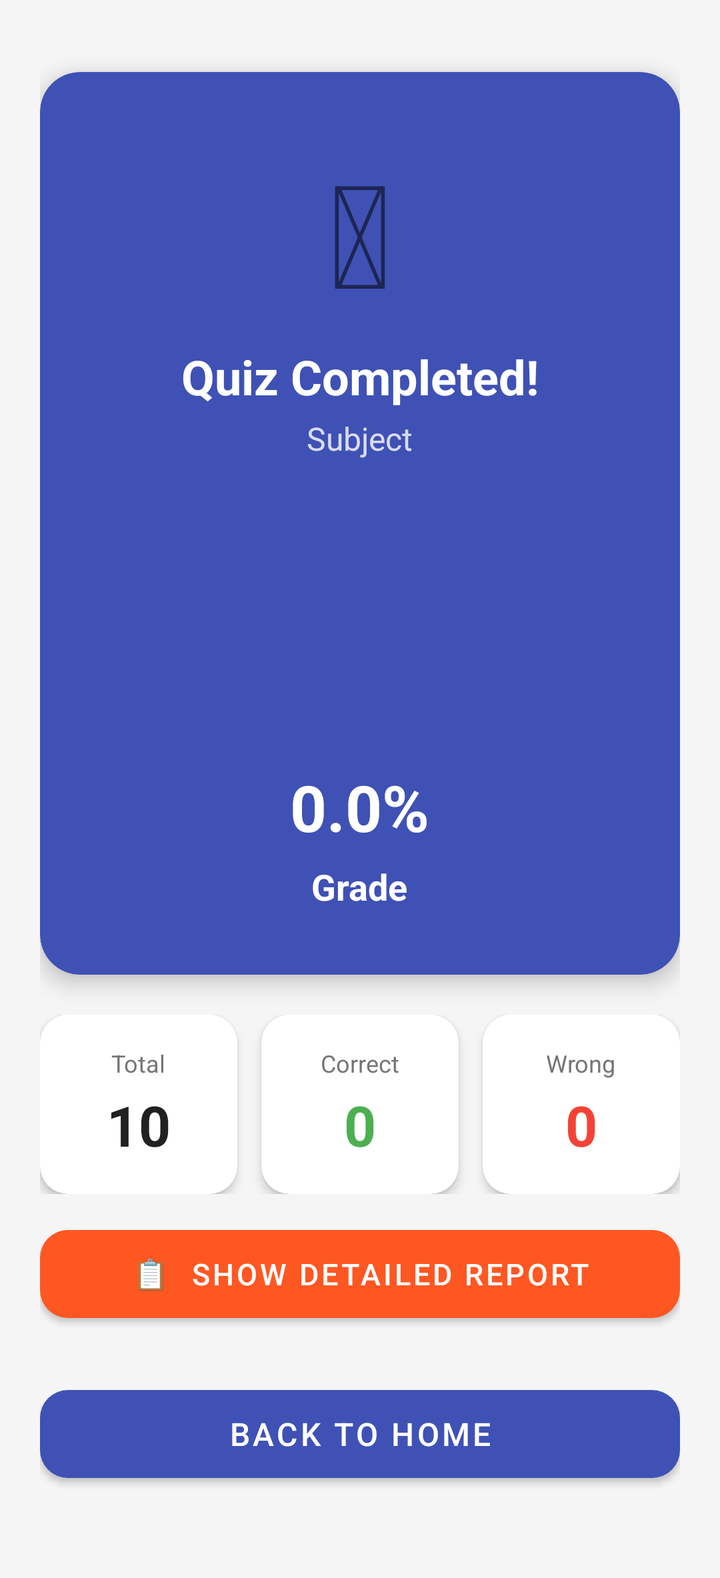
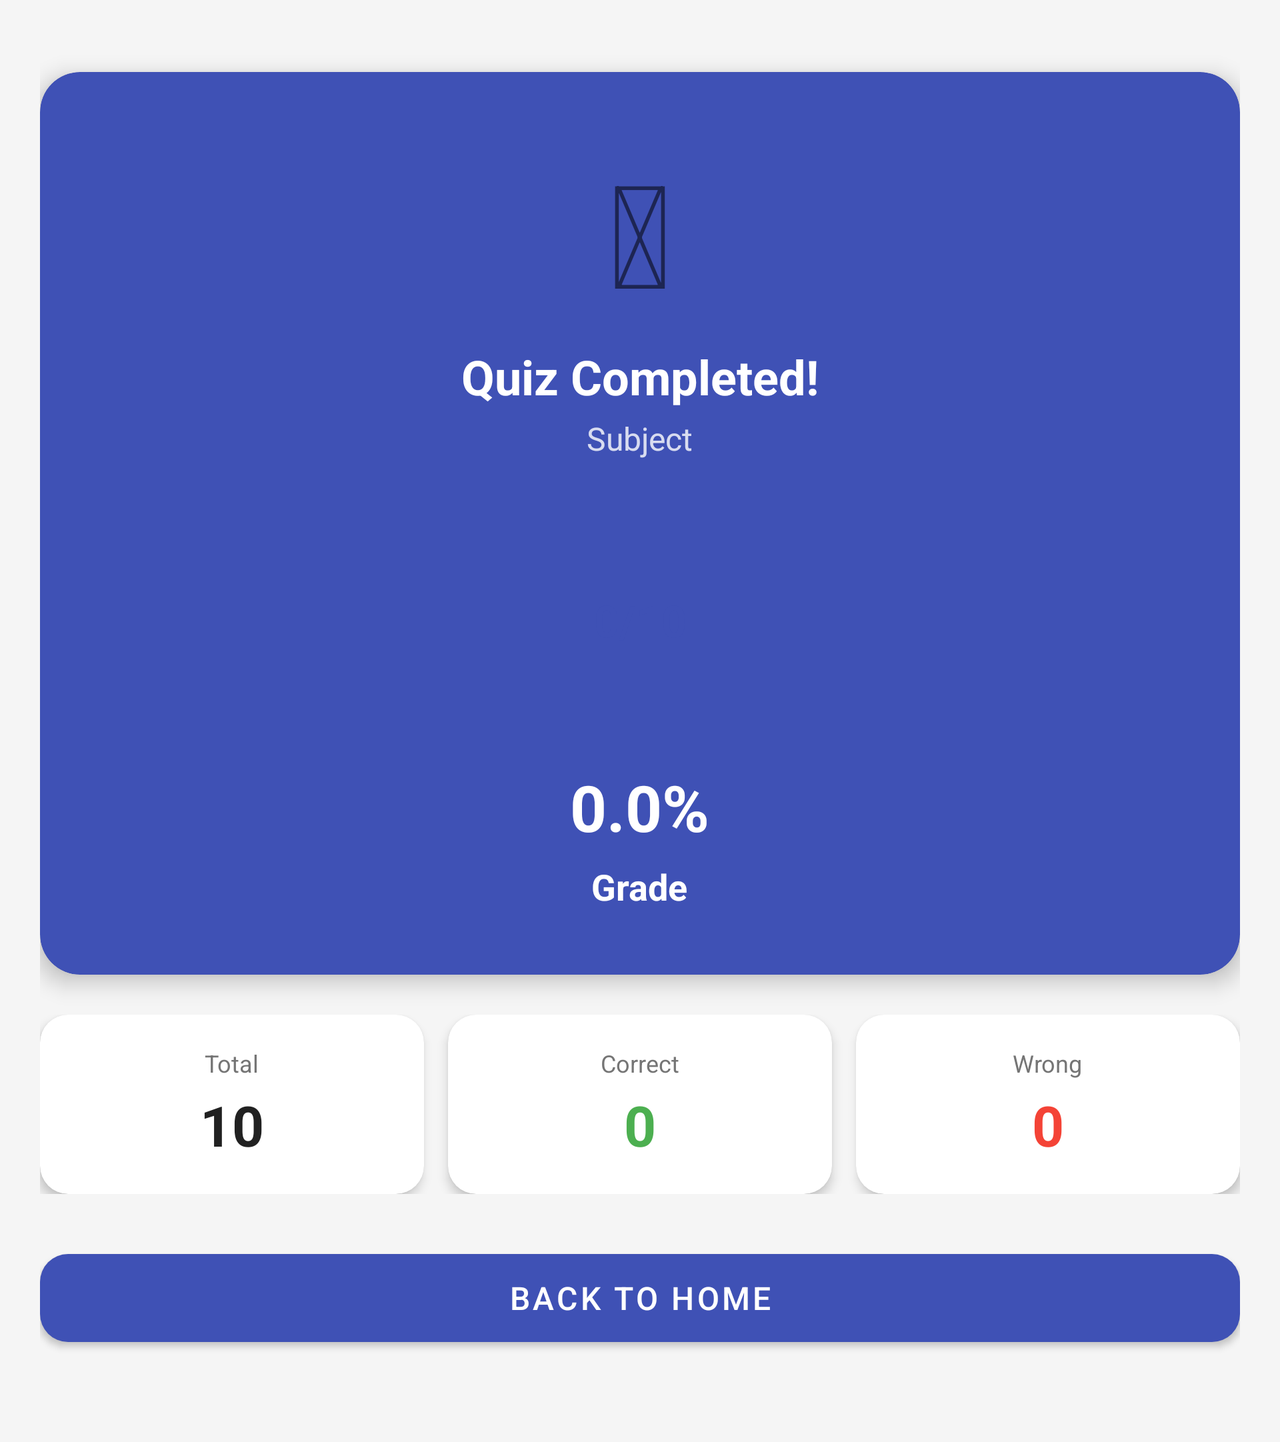

An Android layout and its configuration variant, each rendered on a device that would load it. The default file and the variant file are quoted in full after the pictures.
<!-- AndroidManifest.xml: activity theme Theme.QuizApp.NoActionBar -->
<!-- res/layout/activity_result.xml -->
<?xml version="1.0" encoding="utf-8"?>
<ScrollView xmlns:android="http://schemas.android.com/apk/res/android"
    xmlns:app="http://schemas.android.com/apk/res-auto"
    android:layout_width="match_parent"
    android:layout_height="match_parent"
    android:background="@color/background">

    <LinearLayout
        android:layout_width="match_parent"
        android:layout_height="wrap_content"
        android:gravity="center_horizontal"
        android:orientation="vertical"
        android:padding="20dp">

        <androidx.cardview.widget.CardView
            android:layout_width="match_parent"
            android:layout_height="wrap_content"
            android:layout_marginTop="16dp"
            app:cardBackgroundColor="@color/primary"
            app:cardCornerRadius="20dp"
            app:cardElevation="6dp">

            <LinearLayout
                android:layout_width="match_parent"
                android:layout_height="wrap_content"
                android:gravity="center"
                android:orientation="vertical"
                android:paddingTop="32dp"
                android:paddingBottom="32dp"
                android:paddingStart="24dp"
                android:paddingEnd="24dp">

                <TextView
                    android:layout_width="wrap_content"
                    android:layout_height="wrap_content"
                    android:text="&#127942;"
                    android:textSize="72sp" />

                <TextView
                    android:layout_width="wrap_content"
                    android:layout_height="wrap_content"
                    android:layout_marginTop="8dp"
                    android:text="Quiz Completed!"
                    android:textColor="@android:color/white"
                    android:textSize="24sp"
                    android:textStyle="bold" />

                <TextView
                    android:id="@+id/tvSubject"
                    android:layout_width="wrap_content"
                    android:layout_height="wrap_content"
                    android:layout_marginTop="4dp"
                    android:text="Subject"
                    android:textColor="#CCFFFFFF"
                    android:textSize="16sp" />

                <TextView
                    android:id="@+id/tvScore"
                    android:layout_width="120dp"
                    android:layout_height="120dp"
                    android:layout_marginTop="20dp"
                    android:background="@drawable/score_circle"
                    android:gravity="center"
                    android:text="0/10"
                    android:textColor="@color/primary"
                    android:textSize="22sp"
                    android:textStyle="bold" />

                <TextView
                    android:id="@+id/tvPercentage"
                    android:layout_width="wrap_content"
                    android:layout_height="wrap_content"
                    android:layout_marginTop="12dp"
                    android:text="0.0%"
                    android:textColor="@android:color/white"
                    android:textSize="32sp"
                    android:textStyle="bold" />

                <TextView
                    android:id="@+id/tvGrade"
                    android:layout_width="wrap_content"
                    android:layout_height="wrap_content"
                    android:layout_marginTop="6dp"
                    android:text="Grade"
                    android:textColor="@android:color/white"
                    android:textSize="18sp"
                    android:textStyle="bold" />

            </LinearLayout>
        </androidx.cardview.widget.CardView>

        <LinearLayout
            android:layout_width="match_parent"
            android:layout_height="wrap_content"
            android:layout_marginTop="20dp"
            android:orientation="horizontal">

            <androidx.cardview.widget.CardView
                android:layout_width="0dp"
                android:layout_height="wrap_content"
                android:layout_marginEnd="8dp"
                android:layout_weight="1"
                app:cardCornerRadius="14dp"
                app:cardElevation="3dp">

                <LinearLayout
                    android:layout_width="match_parent"
                    android:layout_height="wrap_content"
                    android:gravity="center"
                    android:orientation="vertical"
                    android:padding="16dp">

                    <TextView
                        android:layout_width="wrap_content"
                        android:layout_height="wrap_content"
                        android:text="Total"
                        android:textColor="@color/text_secondary"
                        android:textSize="12sp" />

                    <TextView
                        android:id="@+id/tvTotal"
                        android:layout_width="wrap_content"
                        android:layout_height="wrap_content"
                        android:layout_marginTop="4dp"
                        android:text="10"
                        android:textColor="@color/text_primary"
                        android:textSize="28sp"
                        android:textStyle="bold" />
                </LinearLayout>
            </androidx.cardview.widget.CardView>

            <androidx.cardview.widget.CardView
                android:layout_width="0dp"
                android:layout_height="wrap_content"
                android:layout_marginStart="4dp"
                android:layout_marginEnd="4dp"
                android:layout_weight="1"
                app:cardCornerRadius="14dp"
                app:cardElevation="3dp">

                <LinearLayout
                    android:layout_width="match_parent"
                    android:layout_height="wrap_content"
                    android:gravity="center"
                    android:orientation="vertical"
                    android:padding="16dp">

                    <TextView
                        android:layout_width="wrap_content"
                        android:layout_height="wrap_content"
                        android:text="Correct"
                        android:textColor="@color/text_secondary"
                        android:textSize="12sp" />

                    <TextView
                        android:id="@+id/tvCorrect"
                        android:layout_width="wrap_content"
                        android:layout_height="wrap_content"
                        android:layout_marginTop="4dp"
                        android:text="0"
                        android:textColor="@color/grade_great"
                        android:textSize="28sp"
                        android:textStyle="bold" />
                </LinearLayout>
            </androidx.cardview.widget.CardView>

            <androidx.cardview.widget.CardView
                android:layout_width="0dp"
                android:layout_height="wrap_content"
                android:layout_marginStart="8dp"
                android:layout_weight="1"
                app:cardCornerRadius="14dp"
                app:cardElevation="3dp">

                <LinearLayout
                    android:layout_width="match_parent"
                    android:layout_height="wrap_content"
                    android:gravity="center"
                    android:orientation="vertical"
                    android:padding="16dp">

                    <TextView
                        android:layout_width="wrap_content"
                        android:layout_height="wrap_content"
                        android:text="Wrong"
                        android:textColor="@color/text_secondary"
                        android:textSize="12sp" />

                    <TextView
                        android:id="@+id/tvWrong"
                        android:layout_width="wrap_content"
                        android:layout_height="wrap_content"
                        android:layout_marginTop="4dp"
                        android:text="0"
                        android:textColor="@color/error_red"
                        android:textSize="28sp"
                        android:textStyle="bold" />
                </LinearLayout>
            </androidx.cardview.widget.CardView>

        </LinearLayout>
        <com.google.android.material.button.MaterialButton
            android:id="@+id/btnShowReport"
            android:layout_width="match_parent"
            android:layout_height="56dp"
            android:layout_marginTop="12dp"
            android:text="📋  Show Detailed Report"
            android:textSize="15sp"
            app:cornerRadius="14dp"
            app:backgroundTint="#FF5722" />

        <com.google.android.material.button.MaterialButton
            android:id="@+id/btnHome"
            android:layout_width="match_parent"
            android:layout_height="56dp"
            android:layout_marginTop="24dp"
            android:layout_marginBottom="24dp"
            android:text="Back to Home"
            android:textSize="16sp"
            app:cornerRadius="14dp" />

    </LinearLayout>
</ScrollView>
<!-- resources referenced by this layout -->
<resources>
  <color name="background">#F5F5F5</color>
  <color name="error_red">#F44336</color>
  <color name="grade_great">#4CAF50</color>
  <color name="primary">#3F51B5</color>
  <color name="text_primary">#212121</color>
  <color name="text_secondary">#757575</color>
  <style name="Theme.QuizApp.NoActionBar" parent="Theme.MaterialComponents.Light.NoActionBar">
          <item name="colorPrimary">@color/primary</item>
          <item name="colorPrimaryDark">@color/primary_dark</item>
          <item name="colorAccent">@color/accent</item>
  
          <item name="windowActionBar">false</item>
          <item name="windowNoTitle">true</item>
  
          <item name="android:statusBarColor">@color/background</item>
      </style>
  <color name="primary_dark">#303F9F</color>
  <color name="accent">#FF4081</color>
</resources>
<!-- res/layout-land/activity_result.xml (the repository's variant of the layout above) -->
<!-- drawn on the phone turned sideways -->
<?xml version="1.0" encoding="utf-8"?>
<ScrollView xmlns:android="http://schemas.android.com/apk/res/android"
    xmlns:app="http://schemas.android.com/apk/res-auto"
    android:layout_width="match_parent"
    android:layout_height="match_parent"
    android:background="@color/background">

    <LinearLayout
        android:layout_width="match_parent"
        android:layout_height="wrap_content"
        android:gravity="center_horizontal"
        android:orientation="vertical"
        android:padding="20dp">

        <androidx.cardview.widget.CardView
            android:layout_width="match_parent"
            android:layout_height="wrap_content"
            android:layout_marginTop="16dp"
            app:cardBackgroundColor="@color/primary"
            app:cardCornerRadius="20dp"
            app:cardElevation="6dp">

            <LinearLayout
                android:layout_width="match_parent"
                android:layout_height="wrap_content"
                android:gravity="center"
                android:orientation="vertical"
                android:paddingTop="32dp"
                android:paddingBottom="32dp"
                android:paddingStart="24dp"
                android:paddingEnd="24dp">

                <TextView
                    android:layout_width="wrap_content"
                    android:layout_height="wrap_content"
                    android:text="&#127942;"
                    android:textSize="72sp" />

                <TextView
                    android:layout_width="wrap_content"
                    android:layout_height="wrap_content"
                    android:layout_marginTop="8dp"
                    android:text="Quiz Completed!"
                    android:textColor="@android:color/white"
                    android:textSize="24sp"
                    android:textStyle="bold" />

                <TextView
                    android:id="@+id/tvSubject"
                    android:layout_width="wrap_content"
                    android:layout_height="wrap_content"
                    android:layout_marginTop="4dp"
                    android:text="Subject"
                    android:textColor="#CCFFFFFF"
                    android:textSize="16sp" />

                <TextView
                    android:id="@+id/tvScore"
                    android:layout_width="120dp"
                    android:layout_height="120dp"
                    android:layout_marginTop="20dp"
                    android:background="@drawable/score_circle"
                    android:gravity="center"
                    android:text="0/10"
                    android:textColor="@color/primary"
                    android:textSize="22sp"
                    android:textStyle="bold" />

                <TextView
                    android:id="@+id/tvPercentage"
                    android:layout_width="wrap_content"
                    android:layout_height="wrap_content"
                    android:layout_marginTop="12dp"
                    android:text="0.0%"
                    android:textColor="@android:color/white"
                    android:textSize="32sp"
                    android:textStyle="bold" />

                <TextView
                    android:id="@+id/tvGrade"
                    android:layout_width="wrap_content"
                    android:layout_height="wrap_content"
                    android:layout_marginTop="6dp"
                    android:text="Grade"
                    android:textColor="@android:color/white"
                    android:textSize="18sp"
                    android:textStyle="bold" />

            </LinearLayout>
        </androidx.cardview.widget.CardView>

        <LinearLayout
            android:layout_width="match_parent"
            android:layout_height="wrap_content"
            android:layout_marginTop="20dp"
            android:orientation="horizontal">

            <androidx.cardview.widget.CardView
                android:layout_width="0dp"
                android:layout_height="wrap_content"
                android:layout_marginEnd="8dp"
                android:layout_weight="1"
                app:cardCornerRadius="14dp"
                app:cardElevation="3dp">

                <LinearLayout
                    android:layout_width="match_parent"
                    android:layout_height="wrap_content"
                    android:gravity="center"
                    android:orientation="vertical"
                    android:padding="16dp">

                    <TextView
                        android:layout_width="wrap_content"
                        android:layout_height="wrap_content"
                        android:text="Total"
                        android:textColor="@color/text_secondary"
                        android:textSize="12sp" />

                    <TextView
                        android:id="@+id/tvTotal"
                        android:layout_width="wrap_content"
                        android:layout_height="wrap_content"
                        android:layout_marginTop="4dp"
                        android:text="10"
                        android:textColor="@color/text_primary"
                        android:textSize="28sp"
                        android:textStyle="bold" />
                </LinearLayout>
            </androidx.cardview.widget.CardView>

            <androidx.cardview.widget.CardView
                android:layout_width="0dp"
                android:layout_height="wrap_content"
                android:layout_marginStart="4dp"
                android:layout_marginEnd="4dp"
                android:layout_weight="1"
                app:cardCornerRadius="14dp"
                app:cardElevation="3dp">

                <LinearLayout
                    android:layout_width="match_parent"
                    android:layout_height="wrap_content"
                    android:gravity="center"
                    android:orientation="vertical"
                    android:padding="16dp">

                    <TextView
                        android:layout_width="wrap_content"
                        android:layout_height="wrap_content"
                        android:text="Correct"
                        android:textColor="@color/text_secondary"
                        android:textSize="12sp" />

                    <TextView
                        android:id="@+id/tvCorrect"
                        android:layout_width="wrap_content"
                        android:layout_height="wrap_content"
                        android:layout_marginTop="4dp"
                        android:text="0"
                        android:textColor="@color/grade_great"
                        android:textSize="28sp"
                        android:textStyle="bold" />
                </LinearLayout>
            </androidx.cardview.widget.CardView>

            <androidx.cardview.widget.CardView
                android:layout_width="0dp"
                android:layout_height="wrap_content"
                android:layout_marginStart="8dp"
                android:layout_weight="1"
                app:cardCornerRadius="14dp"
                app:cardElevation="3dp">

                <LinearLayout
                    android:layout_width="match_parent"
                    android:layout_height="wrap_content"
                    android:gravity="center"
                    android:orientation="vertical"
                    android:padding="16dp">

                    <TextView
                        android:layout_width="wrap_content"
                        android:layout_height="wrap_content"
                        android:text="Wrong"
                        android:textColor="@color/text_secondary"
                        android:textSize="12sp" />

                    <TextView
                        android:id="@+id/tvWrong"
                        android:layout_width="wrap_content"
                        android:layout_height="wrap_content"
                        android:layout_marginTop="4dp"
                        android:text="0"
                        android:textColor="@color/error_red"
                        android:textSize="28sp"
                        android:textStyle="bold" />
                </LinearLayout>
            </androidx.cardview.widget.CardView>

        </LinearLayout>

        <com.google.android.material.button.MaterialButton
            android:id="@+id/btnHome"
            android:layout_width="match_parent"
            android:layout_height="56dp"
            android:layout_marginTop="24dp"
            android:layout_marginBottom="24dp"
            android:text="Back to Home"
            android:textSize="16sp"
            app:cornerRadius="14dp" />

    </LinearLayout>
</ScrollView>
